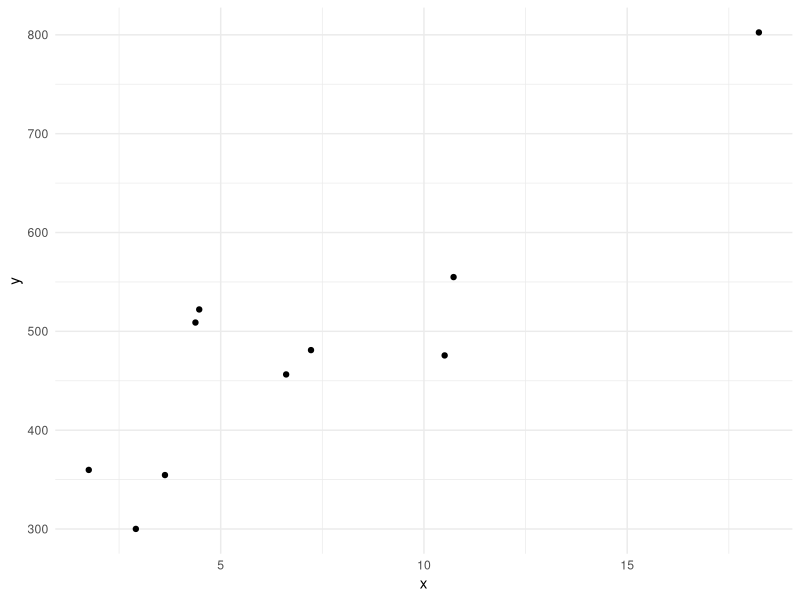
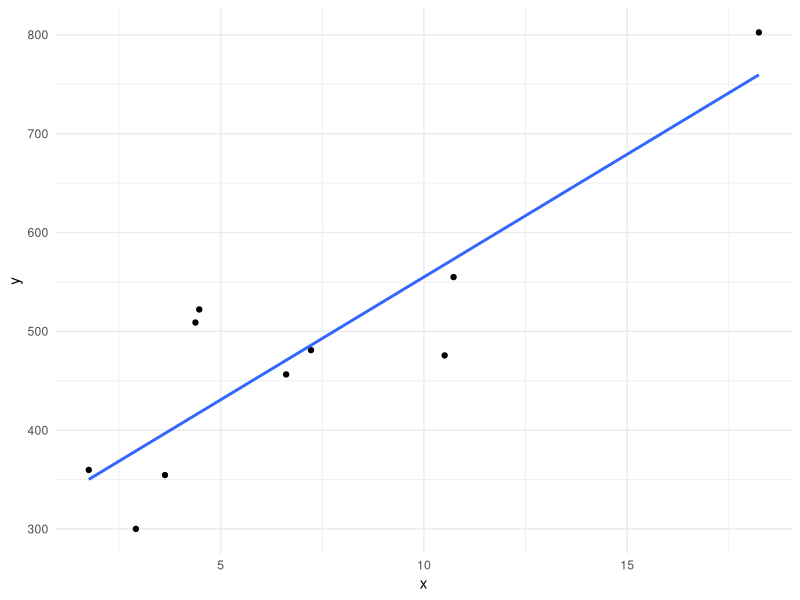
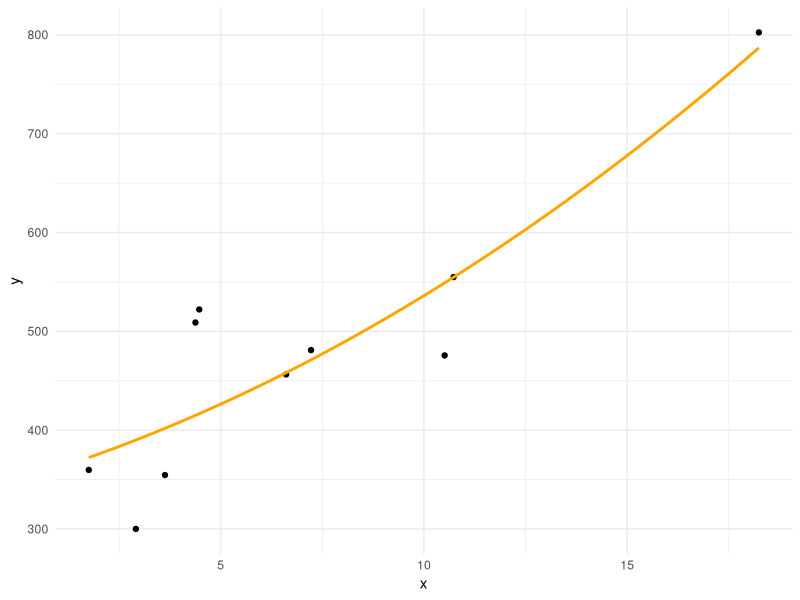
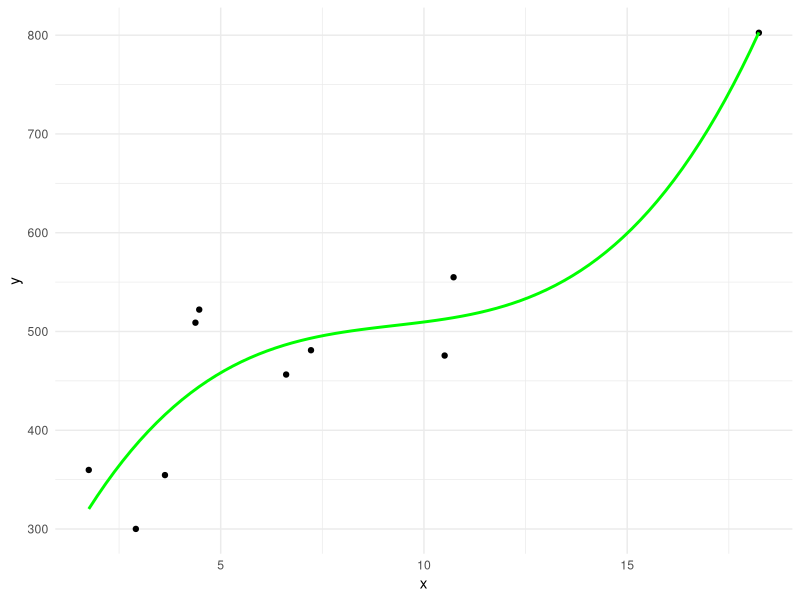
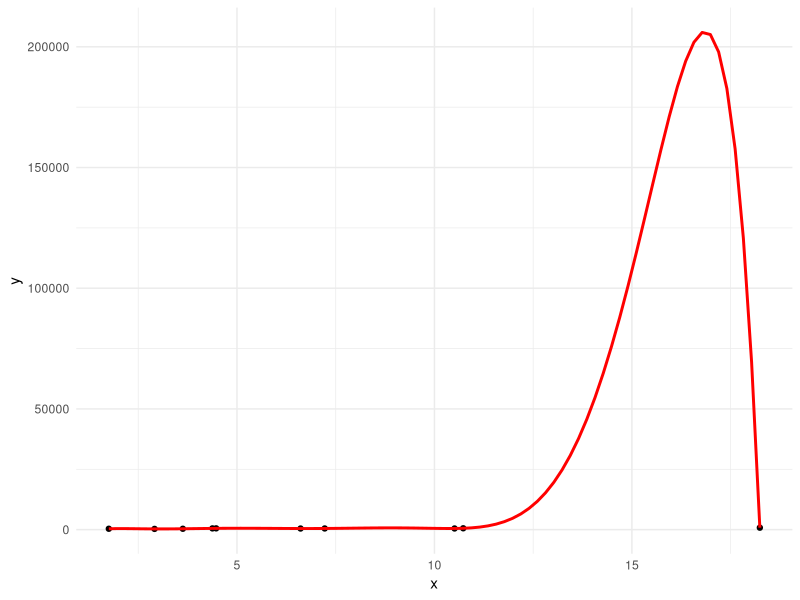
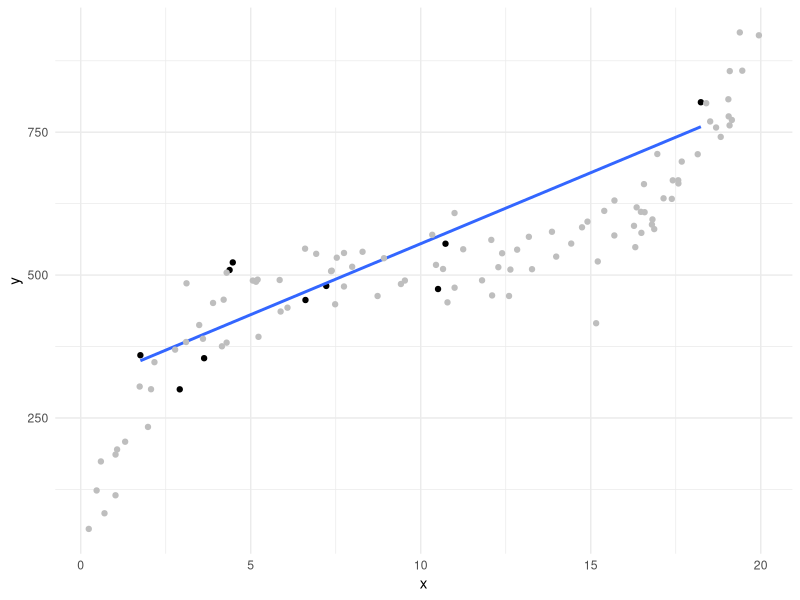
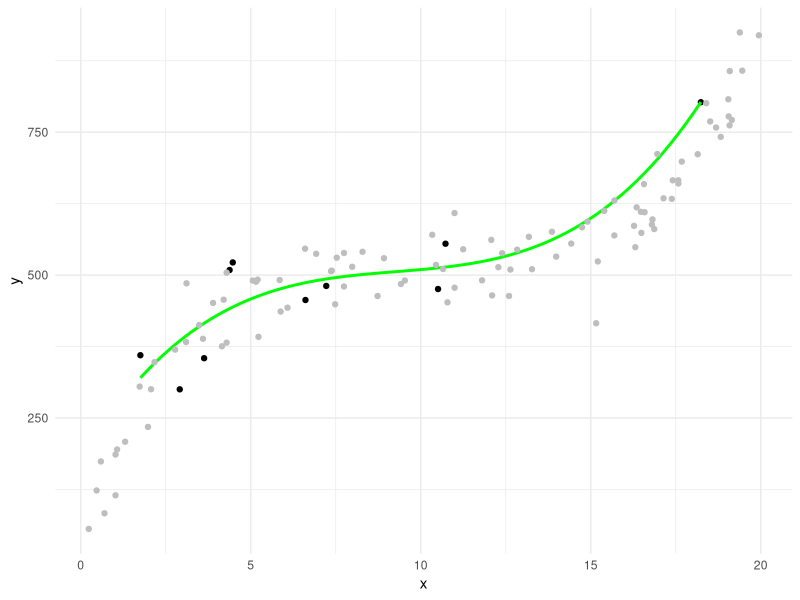
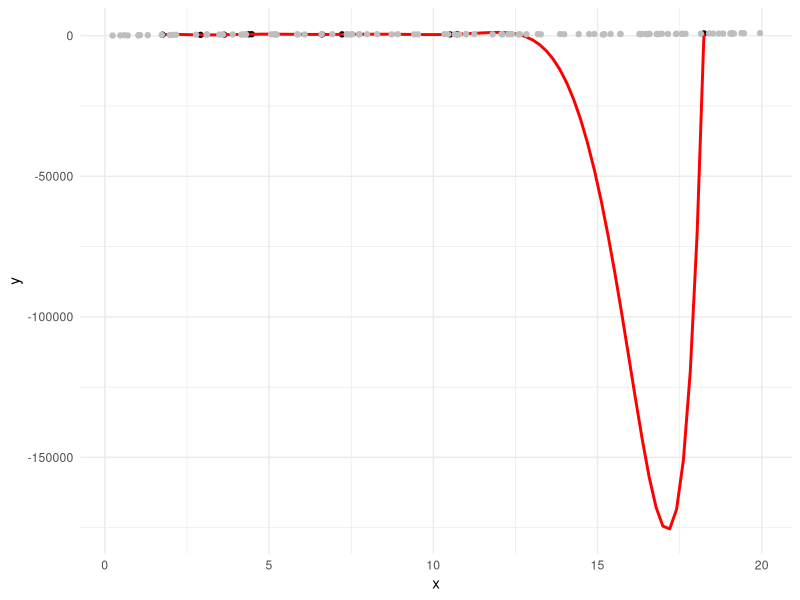

R code for these plots, in order:
library(tidyverse)
library(caret)
set.seed(5893524)
theme_set(theme_minimal())

# Criando banco de dados --------------------------------------------------

criar_amostra <- function(n) {
  tibble(
    x = runif(n, 0, 20),
    y = 500 + 0.4 * (x-10)^3 + rnorm(n, sd = 50)
  )
}

df <- criar_amostra(10)

ggplot(df, aes(x = x, y = y)) +
  geom_point()


# Ajustando modelo linear -------------------------------------------------

modelo <- train(y ~ x, data = df, method = "lm")

ggplot(df, aes(x = x, y = y)) +
  geom_point() +
  geom_smooth(method = "lm", se = FALSE)

df %>% 
  mutate(predicao = predict(modelo, df)) %>% 
  summarise(rmse = sqrt(mean((predicao - y)^2)))

#62.1

# Ajustando modelo quadrático ---------------------------------------------

modelo <- train(y ~ poly(x, 2), data = df, method = "lm")

ggplot(df, aes(x = x, y = y)) +
  geom_point() +
  geom_smooth(method = "lm", formula = y ~ poly(x, 2), se = FALSE, color = "orange")

df %>% 
  mutate(predicao = predict(modelo, df)) %>% 
  summarise(rmse = sqrt(mean((predicao - y)^2)))

#60.1

# Ajustando modelo cúbico -------------------------------------------------

modelo <- train(y ~ poly(x, 3), data = df, method = "lm")

ggplot(df, aes(x = x, y = y)) +
  geom_point() +
  geom_smooth(method = "lm", formula = y ~ poly(x, 3), se = FALSE, color = "green")

df %>% 
  mutate(predicao = predict(modelo, df)) %>% 
  summarise(rmse = sqrt(mean((predicao - y)^2)))

#52.2

# Ajustando modelo de grau 9 ---------------------------------------------

modelo <- train(y ~ poly(x, 9, raw = TRUE), data = df, method = "lm")

ggplot(df, aes(x = x, y = y)) +
  geom_point() +
  geom_smooth(method = "lm", formula = y ~ poly(x, 9, raw = TRUE), se = FALSE, color = "red")

df %>% 
  mutate(predicao = predict(modelo, df)) %>% 
  summarise(rmse = sqrt(mean((predicao - y)^2)))

modelo$finalModel

#0.441

# Resumo ------------------------------------------------------------------

calcula_erros_treino <- function(df, grau) {
  
  erros <- tibble(grau = NA, rmse = NA)
  
  for(g in grau) {
    
    modelo <- lm(y ~ poly(x, g, raw = TRUE), data = df)
    
    erro <- df %>% 
      mutate(predicao = predict(modelo, df)) %>% 
      summarise(rmse = sqrt(mean((predicao - y)^2))) %>%
      .$rmse
      
    erros <- rbind(erros, c(g, erro))
  }
  
  na.omit(erros)
}

calcula_erros_treino(df, grau = 1:9)


# Uma nova base -----------------------------------------------------------

nova_base <- criar_amostra(100)

# Grau 1
ggplot(df, aes(x = x, y = y)) +
  geom_point() +
  geom_smooth(method = "lm", se = FALSE) +
  geom_point(data = nova_base, color = "gray")

# Grau 3
ggplot(df, aes(x = x, y = y)) +
  geom_point() +
  geom_smooth(method = "lm", formula = y ~ poly(x, 3), se = FALSE, color = "green") +
  geom_point(data = nova_base, color = "gray")

# Grau 9
ggplot(df, aes(x = x, y = y)) +
  geom_point() +
  geom_smooth(method = "lm", formula = y ~ poly(x, 9), se = FALSE, color = "red") +
  geom_point(data = nova_base, color = "gray")

# Erros na nova base

calcula_erros_teste <- function(df, nova_base, grau) {
  
  erros <- tibble(grau = NA, rmse = NA)
  
  for(g in grau) {
    
    modelo <- lm(y ~ poly(x, g, raw = TRUE), data = df)
    
    erro <- nova_base %>% 
      mutate(predicao = predict(modelo, nova_base)) %>% 
      summarise(rmse = sqrt(mean((predicao - y)^2))) %>%
      .$rmse
    
    erros <- rbind(erros, c(g, erro))
  }
  
  na.omit(erros)
}

calcula_erros_teste(df, nova_base, grau = 1:9)

# Ajustando na nova base

modelo <- train(y ~ poly(x, 9, raw = TRUE), data = nova_base, method = "lm")

ggplot(nova_base, aes(x = x, y = y)) +
  geom_point() +
  geom_smooth(method = "lm", formula = y ~ poly(x, 9, raw = TRUE), se = FALSE, color = "red")

df %>% 
  mutate(predicao = predict(modelo, df)) %>% 
  summarise(rmse = sqrt(mean((predicao - y)^2)))

# 62.6

modelo$finalModel

# Exercício ---------------------------------------------------------------

# Coloque a data do seu nascimento
# Por exemplo, 29/07/1989
semente <- 29071989

criar_amostra <- function(n, semente) {
  set.seed(semente)
  tibble(
    x = runif(n, 0, 3),
    p = 1/(1 + exp(-(2.5 - x^sample(1:5, 1) + rnorm(n, 0, 8)))),
    y = as.numeric(rbernoulli(n, p = p))
  )
}

# Base
df <- criar_amostra(10000, semente)

# Frequência
count(df, y)

# Relação entre x e y
df %>% 
  ggplot(aes(x = x, y = y)) +
  geom_point(alpha = 0.01)

# Base de treino e de teste
df <- df %>% 
  mutate(
    base = sample(
      c("treino", "teste"), 
      size = nrow(df),
      replace = TRUE, 
      prob = c(0.7, 0.3)
    )
  )

df_treino <- df %>% filter(base == "treino")
df_teste <- df %>% filter(base == "teste")

calcula_erros_teste <- function(df, nova_base, grau) {

  acc <- tibble(grau = NA, acc = NA)

  for(g in grau) {


    modelo <- glm(
      y ~ poly(x, g, raw = TRUE), 
      data = df, 
      family = binomial
    )

    prop <- nova_base %>%
      mutate(
        predicao = predict(modelo, nova_base, type = "response"),
        predicao = ifelse(predicao > 0.5, 1, 0),
        acerto = ifelse(predicao == y, 1, 0)
      ) %>%
      summarise(prop_acerto = mean(acerto)) %>%
      .$prop_acerto

    acc <- rbind(acc, c(g, prop))
  }

  na.omit(acc)
}

calcula_erros_teste(df = df_treino, nova_base = df_teste, grau = 1:5)


train(
  y ~ poly(x, 2, raw = TRUE), 
  data = df_treino,
  method = "glm",
  family = binomial
)
